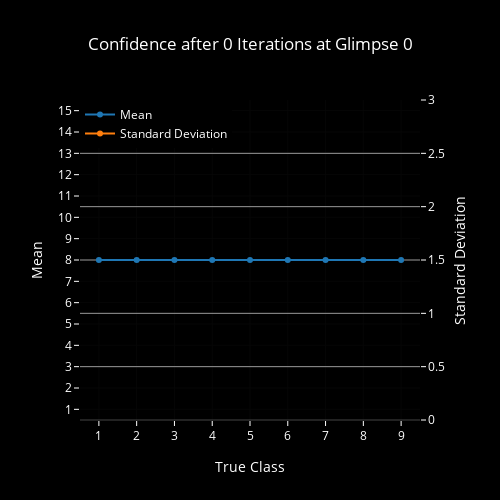
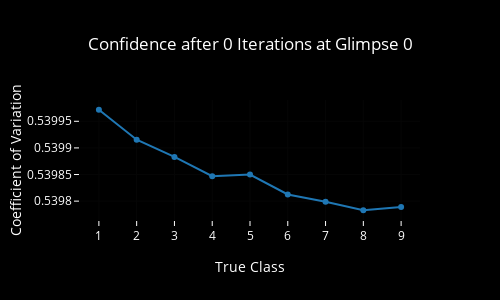
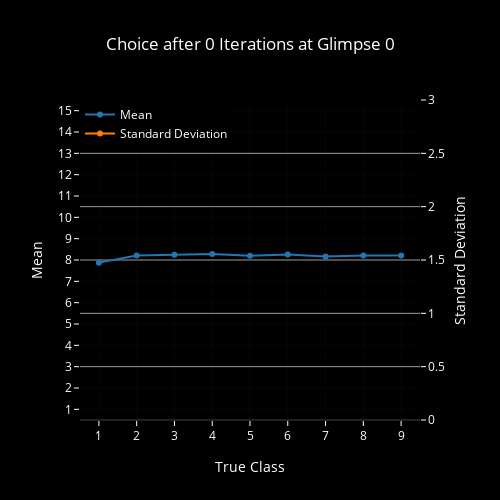
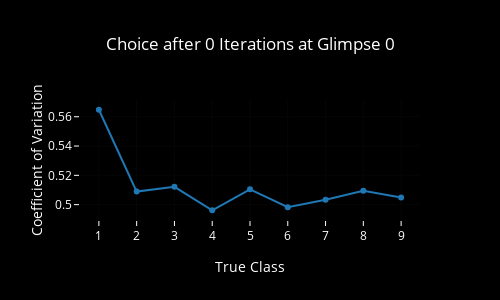

Source (notebook cell) for these figures, in order:
### Code cell
for i, it in enumerate(iter_list):
    for g, glimpse in enumerate(glimpse_list):
        plot_confidence_msdcv(i, it, g, glimpse)
        plot_choice_msdcv(i, it, g, glimpse)

### Figure 1 — Plotly figure (JSON) as saved in the notebook; plotly's stock layout.template omitted (floating-point values rounded to 4 significant figures)
{"data": [{"name": "Mean", "type": "scatter", "x": [1, 2, 3, 4, 5, 6, 7, 8, 9], "y": [8.001, 8.002, 8.003, 8.003, 8.003, 8.004, 8.004, 8.004, 8.004, null, null, null, null, null, null]}, {"name": "Standard Deviation", "type": "scatter", "x": [1, 2, 3, 4, 5, 6, 7, 8, 9], "y": [4.321, 4.32, 4.321, 4.321, 4.321, 4.321, 4.321, 4.321, 4.321, null, null, null, null, null, null], "yaxis": "y2"}], "layout": {"font": {"color": "#FFF"}, "height": 500, "legend": {"x": 0, "y": 1}, "paper_bgcolor": "#000", "plot_bgcolor": "#000", "title": "Confidence after 0 Iterations at Glimpse 0", "titlefont": {"color": "#FFF"}, "width": 500, "xaxis": {"dtick": 1, "range": [0.5, 9.5], "tickcolor": "#FFF", "title": "True Class"}, "yaxis": {"dtick": 1, "range": [0.5, 15.5], "tickcolor": "#FFF", "title": "Mean"}, "yaxis2": {"gridcolor": "#999", "overlaying": "y", "range": [0, 3], "side": "right", "tickcolor": "#FFF", "title": "Standard Deviation"}}}

### Figure 2 — Plotly figure (JSON) as saved in the notebook; plotly's stock layout.template omitted (floating-point values rounded to 4 significant figures)
{"data": [{"name": "Coefficient of Variation", "type": "scatter", "x": [1, 2, 3, 4, 5, 6, 7, 8, 9], "y": [0.54, 0.5399, 0.5399, 0.5398, 0.5398, 0.5398, 0.5398, 0.5398, 0.5398, null, null, null, null, null, null]}], "layout": {"font": {"color": "#FFF"}, "height": 300, "paper_bgcolor": "#000", "plot_bgcolor": "#000", "title": "Confidence after 0 Iterations at Glimpse 0", "titlefont": {"color": "#FFF"}, "width": 500, "xaxis": {"dtick": 1, "range": [0.5, 9.5], "tickcolor": "#FFF", "title": "True Class"}, "yaxis": {"showgrid": true, "tickcolor": "#FFF", "title": "Coefficient of Variation"}}}

### Figure 3 — Plotly figure (JSON) as saved in the notebook; plotly's stock layout.template omitted (floating-point values rounded to 4 significant figures)
{"data": [{"name": "Mean", "type": "scatter", "x": [1, 2, 3, 4, 5, 6, 7, 8, 9], "y": [7.876, 8.207, 8.252, 8.278, 8.2, 8.257, 8.165, 8.209, 8.217, null, null, null, null, null, null]}, {"name": "Standard Deviation", "type": "scatter", "x": [1, 2, 3, 4, 5, 6, 7, 8, 9], "y": [4.296, 4.032, 4.079, 3.982, 4.047, 3.991, 3.974, 4.04, 3.997, null, null, null, null, null, null], "yaxis": "y2"}], "layout": {"font": {"color": "#FFF"}, "height": 500, "legend": {"x": 0, "y": 1}, "paper_bgcolor": "#000", "plot_bgcolor": "#000", "title": "Choice after 0 Iterations at Glimpse 0", "titlefont": {"color": "#FFF"}, "width": 500, "xaxis": {"dtick": 1, "range": [0.5, 9.5], "tickcolor": "#FFF", "title": "True Class"}, "yaxis": {"dtick": 1, "range": [0.5, 15.5], "tickcolor": "#FFF", "title": "Mean"}, "yaxis2": {"gridcolor": "#999", "overlaying": "y", "range": [0, 3], "side": "right", "tickcolor": "#FFF", "title": "Standard Deviation"}}}

### Figure 4 — Plotly figure (JSON) as saved in the notebook; plotly's stock layout.template omitted (floating-point values rounded to 4 significant figures)
{"data": [{"name": "Coefficient of Variation", "type": "scatter", "x": [1, 2, 3, 4, 5, 6, 7, 8, 9], "y": [0.5648, 0.5089, 0.5122, 0.4962, 0.5105, 0.4982, 0.5034, 0.5094, 0.5049, null, null, null, null, null, null]}], "layout": {"font": {"color": "#FFF"}, "height": 300, "paper_bgcolor": "#000", "plot_bgcolor": "#000", "title": "Choice after 0 Iterations at Glimpse 0", "titlefont": {"color": "#FFF"}, "width": 500, "xaxis": {"dtick": 1, "range": [0.5, 9.5], "tickcolor": "#FFF", "title": "True Class"}, "yaxis": {"showgrid": true, "tickcolor": "#FFF", "title": "Coefficient of Variation"}}}
